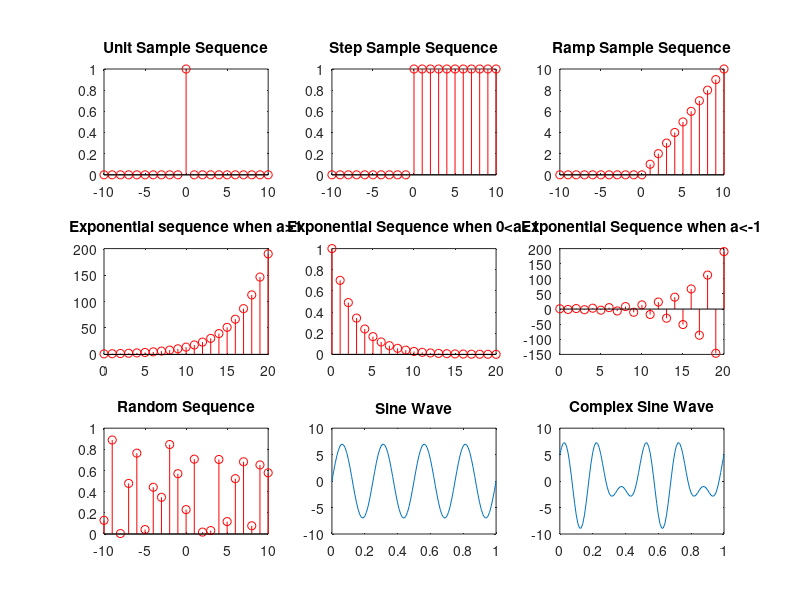

Write the MATLAB code that produced this figure.
clc; #clear cmd
#clear all;

figure(1,"position",get(0,"screensize"));

# Unit Sample Sequence
point = 21;
unitSample = zeros(1,point);
unitSample(11) = 1;
n = -10:1:10;
subplot(3,3,1);
stem(n,unitSample,'r');
title('Unit Sample Sequence');

# Unit step sequence
point = 21;
stepSample = ones(1,point);
for i = 1:10
  stepSample(i) = 0;
end
n = -10:1:10;
subplot(3,3,2);
stem(n,stepSample,'r');
title('Step Sample Sequence');

# Ramp Sequence
point = 21;
rampSample = zeros(1,point);
for i = 11:21
  rampSample(i) = i-11;
end
n = -10:10;
subplot(3,3,3);
stem(n,rampSample,'r');
title('Ramp Sample Sequence');

# Exponential Sequence
point = 20;
n = 0:point;
expoSequence = 1.3.^n;
subplot(3,3,4);
stem(n,expoSequence,'r');
title('Exponential sequence when a>1');

expoSequence = 0.7.^n;
subplot(3,3,5);
stem(n,expoSequence,'r');
title('Exponential Sequence when 0<a<1');

expoSequence = (-0.7).^n;
subplot(3,3,6);
stem(n,expoSequence,'r');
title('Exponential Sequence when -1<a<0');


expoSequence = (-1.3).^n;
subplot(3,3,6);
stem(n,expoSequence,'r');
title('Exponential Sequence when a<-1');

# Random Sequence
point = 21;
n = -10:10;
randomSeq = rand(1,point);
subplot(3,3,7);
stem(n,randomSeq,'r');
title('Random Sequence');

# SineWave
f = 4; #... number of cycle = frequency
a = 7; #... amplitude
t = 0:0.01:1;
sineSeq = a*sin(2*pi*f*t);
subplot(3,3,8);
plot(t,sineSeq);
title('Sine Wave');

#Cos Wave
f = 4;
a = 7;
t = 0:0.01:1;
cosSeq = a*cos(2*pi*f*t);
subplot(3,3,9);
plot(t,cosSeq);
title('Cose wave');

#Complex Sine Wave
t = 0:0.01:1;
complexSeq = 5*cos(2*pi*4*t) + 4*sin(2*pi*6*t);
subplot(3,3,9);
plot(t,complexSeq);
title('Complex Sine Wave');